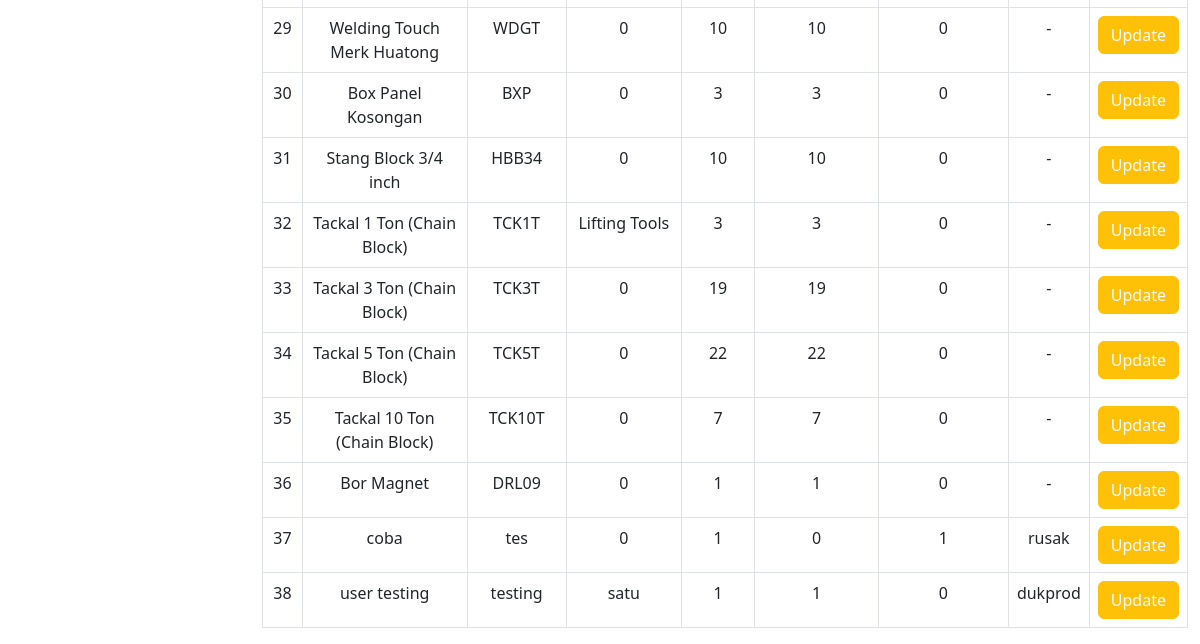
Page /user/user_alat_produksi.php (signed in, lower part) on the earlier database version.
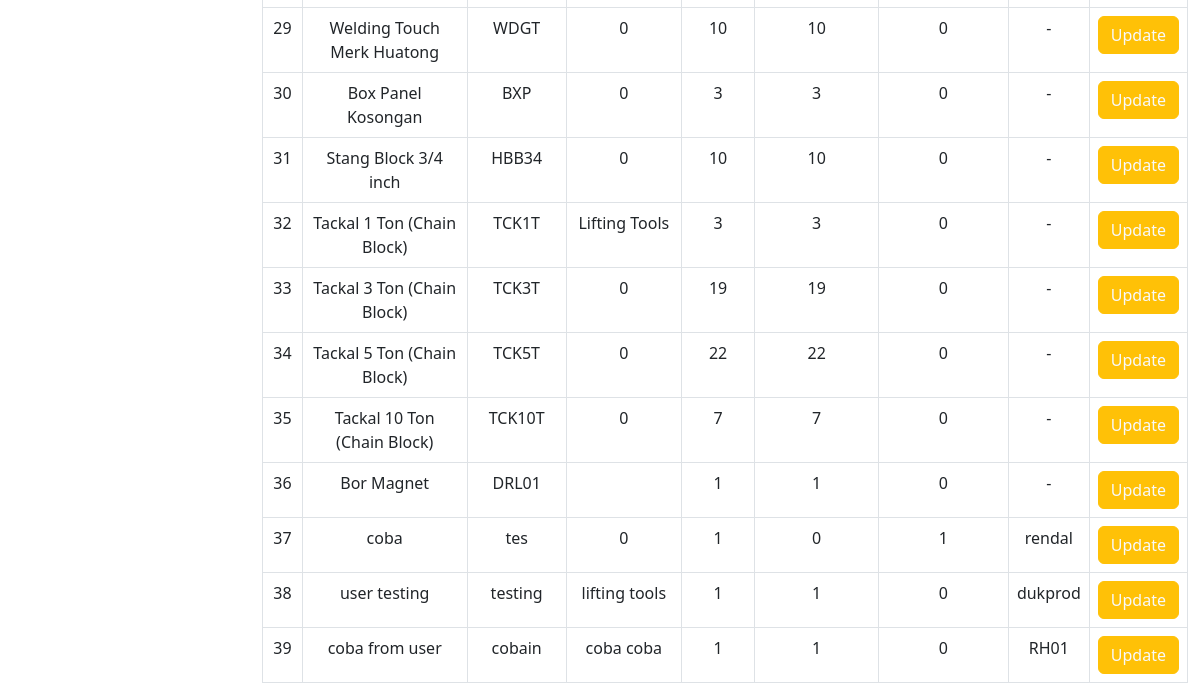
Same page on the later database version.
### tables this page shows
CREATE TABLE `alat_produksi` (
  `idbarang` int NOT NULL,
  `namabarang` varchar(512) NOT NULL,
  `kodebarang` varchar(100) NOT NULL,
  `kategoribarang` varchar(512) NOT NULL,
  `jumlah` int NOT NULL,
  `baik` int NOT NULL,
  `rusak` int NOT NULL,
  `lokasi` varchar(512) NOT NULL,
  `kategori_id` int NOT NULL
);

### user/user_alat_produksi.php (the view, shortened to what this page needs)
<?php
require '../controller/koneksi.php';
$query = "SELECT * FROM alat_produksi";
?>
<!DOCTYPE html>
<html lang="en">
<head>
    <link href="../css/styles.css" rel="stylesheet" />
</head>
<br>
<br>
<body>
    <main id="main-content" class="<?= isset($_GET['sidebarClosed']) ? '' : 'main-with-sidebar' ?>">
        <br>
        <div class="container -fluid">
            <div class="card-mb-4">
                <br>
                <br>
                <br>
                <div class="card-body">
                    <div class="table table-responsive">
                        <table class="table table-bordered" id="dataTable" width="100" cellspacing="0">
                            <tbody>
                                <?php
                                $i = 1;
                                $ambilsemuadatabarang = mysqli_query($conn, $query);
                                while ($data = mysqli_fetch_array($ambilsemuadatabarang)) {
                                    $namabarang = $data['namabarang'];
                                    $kodebarang = $data['kodebarang'];
                                    $kategoribarang = $data['kategoribarang'];
                                    $jumlah = $data['jumlah'];
                                    $barangbaik = $data['baik'];
                                    $barangrusak = $data['rusak'];
                                    $lokasi = $data['lokasi'];
                                    $idb = $data['idbarang'];
                                ?>
                                    <tr>
                                        <td style="text-align: center;"><?= $i++ ?></td>
                                        <td style="text-align: center;"><?= $namabarang ?></td>
                                        <td style="text-align: center;"><?= $kodebarang ?></td>
                                        <td style="text-align: center;"><?= $kategoribarang ?></td>
                                        <td style="text-align: center;"><?= $jumlah ?></td>
                                        <td style="text-align: center;"><?= $barangbaik ?></td>
                                        <td style="text-align: center;"><?= $barangrusak ?></td>
                                        <td style="text-align: center;"><?= $lokasi ?></td>
                                        <td style="text-align: center;">
                                            <button type="button" class="btn btn-warning text-light" data-bs-toggle="modal" data-bs-target="#edit<?= $idb; ?>">
                                                Update
                                            </button>
                                        </td>
                                    </tr>
                                <?php
                                };
                                ?>
                            </tbody>
                        </table>
    </main>
</body>
</html>

Differences in the rows shown:
changed alat_produksi "Bor Magnet": kodebarang "DRL09" → "DRL01"; kategoribarang "0" → (not shown)
changed alat_produksi "coba": lokasi "rusak" → "rendal"
changed alat_produksi "user testing": kategoribarang "satu" → "lifting tools"
added alat_produksi: namabarang "coba from user", kodebarang "cobain", kategoribarang "coba coba", jumlah "1", baik "1", rusak "0", lokasi "RH01"
